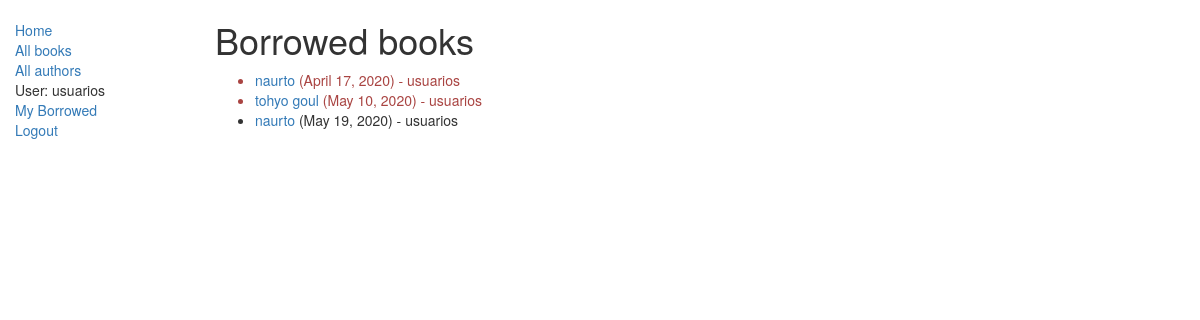
The app's page /holaApp/allbooks/ (signed in), older data.
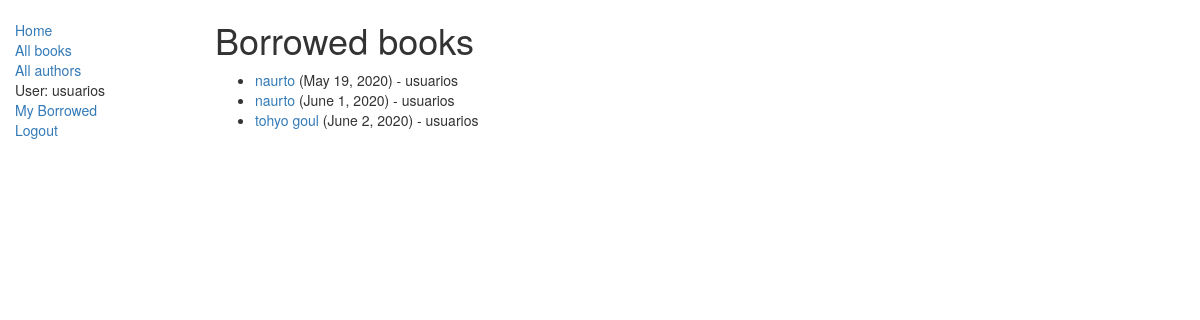
The same page, newer data.
### holaApp/models.py (models this page shows, shortened)
class BookInstance(models.Model):
    id = models.UUIDField(primary_key=True, default=uuid.uuid4,
                          help_text="ID único para este libro particular en toda la biblioteca")
    book = models.ForeignKey('Book', on_delete=models.SET_NULL, null=True)
    imprint = models.CharField(max_length=200)
    due_back = models.DateField(null=True, blank=True)
    LOAN_STATUS = (
        ('m', 'Maintenance'),
        ('o', 'On loan'),
        ('a', 'Available'),
        ('r', 'Reserved'),
    )
    status = models.CharField(max_length=1, choices=LOAN_STATUS,
                              blank=True, default='m', help_text='Disponibilidad del libro')
    borrower = models.ForeignKey(User, on_delete=models.SET_NULL, null=True, blank=True)
    @property
    def is_overdue(self):
        if self.due_back and date.today() > self.due_back:
            return True
        return False
    class Meta:
        ordering = ["due_back"]
        permissions = (("can_mark_returned", "Set book as returned"),)

class Book(models.Model):
    title = models.CharField(max_length=200)
    author = models.ForeignKey('Author', on_delete=models.SET_NULL, null=True)
    summary = models.TextField(max_length=1000, help_text="Ingrese una breve descripción del libro")
    isbn = models.CharField('ISBN',max_length=13, help_text='13 Caracteres <a href="https://www.isbn-international.org/content/what-isbn">ISBN number</a>')
    genre = models.ManyToManyField(Genre, help_text="Seleccione un genero para este libro")
    language = models.ForeignKey(
        'Language', on_delete=models.SET_NULL, null=True)
    def display_genre(self):
        """
        Creates a string for the Genre. This is required to display genre in Admin.
        """
        return ', '.join([genre.name for genre in self.genre.all()[:3]])
    display_genre.short_description = 'Genre'

### holaApp/views.py (the view)
class LoanedBooksListView(LoginRequiredMixin,generic.ListView):
    model = BookInstance
    template_name ='holaApp/bookinstance_list_borrowed.html'
    paginate_by=10
    def get_queryset(self):
        return BookInstance.objects.filter(status__exact='o').order_by('due_back')

### holaApp/templates/holaApp/bookinstance_list_borrowed.html (shortened to what this page needs)
{% extends "base_generic.html" %}
{% block content %}
<h1>Borrowed books</h1>
{% if bookinstance_list %}
<ul>
    {% for bookinst in bookinstance_list %}
    <li class="{% if bookinst.is_overdue %}text-danger{% endif %}">
        <a href="{% url 'book-detail' bookinst.book.pk %}">{{bookinst.book.title}}</a> ({{ bookinst.due_back }}) - {{bookinst.borrower}}
    </li>
    {% endfor %}
</ul>
{% else %}
<p>There are no books borrowed.</p>
{% endif %}
{% endblock %}

Row changes from the older to the newer data that the page shows:
shown differently, row unchanged: BookInstance "May 19, 2020": moves up the list
changed BookInstance: due_back "April 17, 2020" → "June 1, 2020"
changed BookInstance "tohyo goul": due_back "May 10, 2020" → "June 2, 2020"
